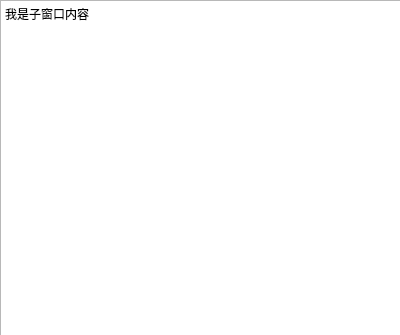
<?xml version="1.0" encoding="UTF-8"?>
<ui version="4.0">
 <class>ChildrenForm1</class>
 <widget class="QWidget" name="ChildrenForm1">
  <property name="geometry">
   <rect>
    <x>0</x>
    <y>0</y>
    <width>400</width>
    <height>335</height>
   </rect>
  </property>
  <property name="windowTitle">
   <string>Form</string>
  </property>
  <widget class="QTextEdit" name="textEdit">
   <property name="geometry">
    <rect>
     <x>0</x>
     <y>0</y>
     <width>401</width>
     <height>341</height>
    </rect>
   </property>
   <property name="html">
    <string>&lt;!DOCTYPE HTML PUBLIC &quot;-//W3C//DTD HTML 4.0//EN&quot; &quot;http://www.w3.org/TR/REC-html40/strict.dtd&quot;&gt;
&lt;html&gt;&lt;head&gt;&lt;meta name=&quot;qrichtext&quot; content=&quot;1&quot; /&gt;&lt;style type=&quot;text/css&quot;&gt;
p, li { white-space: pre-wrap; }
&lt;/style&gt;&lt;/head&gt;&lt;body style=&quot; font-family:'SimSun'; font-size:9pt; font-weight:400; font-style:normal;&quot;&gt;
&lt;p style=&quot; margin-top:0px; margin-bottom:0px; margin-left:0px; margin-right:0px; -qt-block-indent:0; text-indent:0px;&quot;&gt;我是子窗口内容&lt;/p&gt;&lt;/body&gt;&lt;/html&gt;</string>
   </property>
  </widget>
 </widget>
 <resources/>
 <connections/>
</ui>
